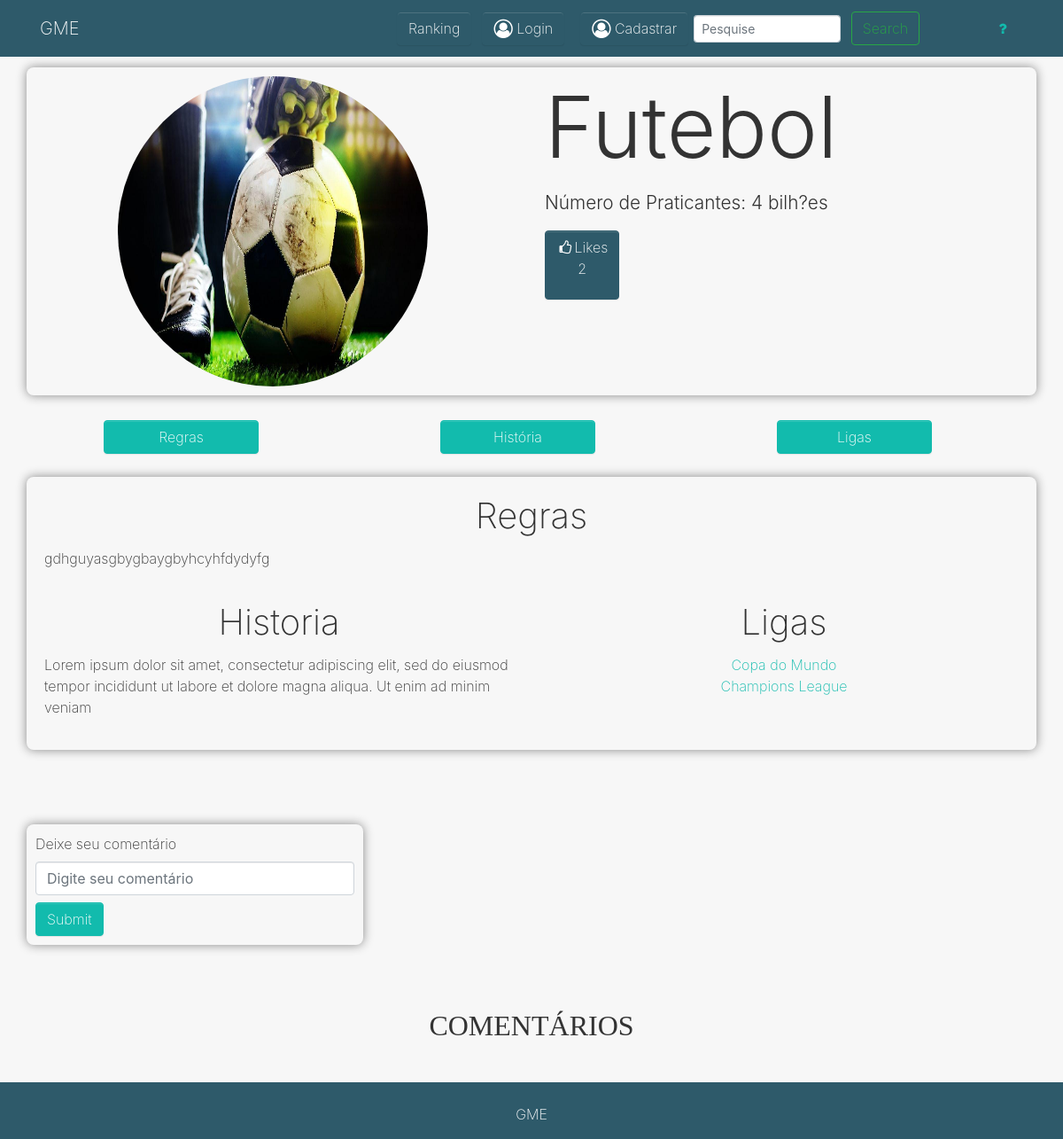
The app's page /app/controller/EsporteController.php?rota=ver&id=1, older data.
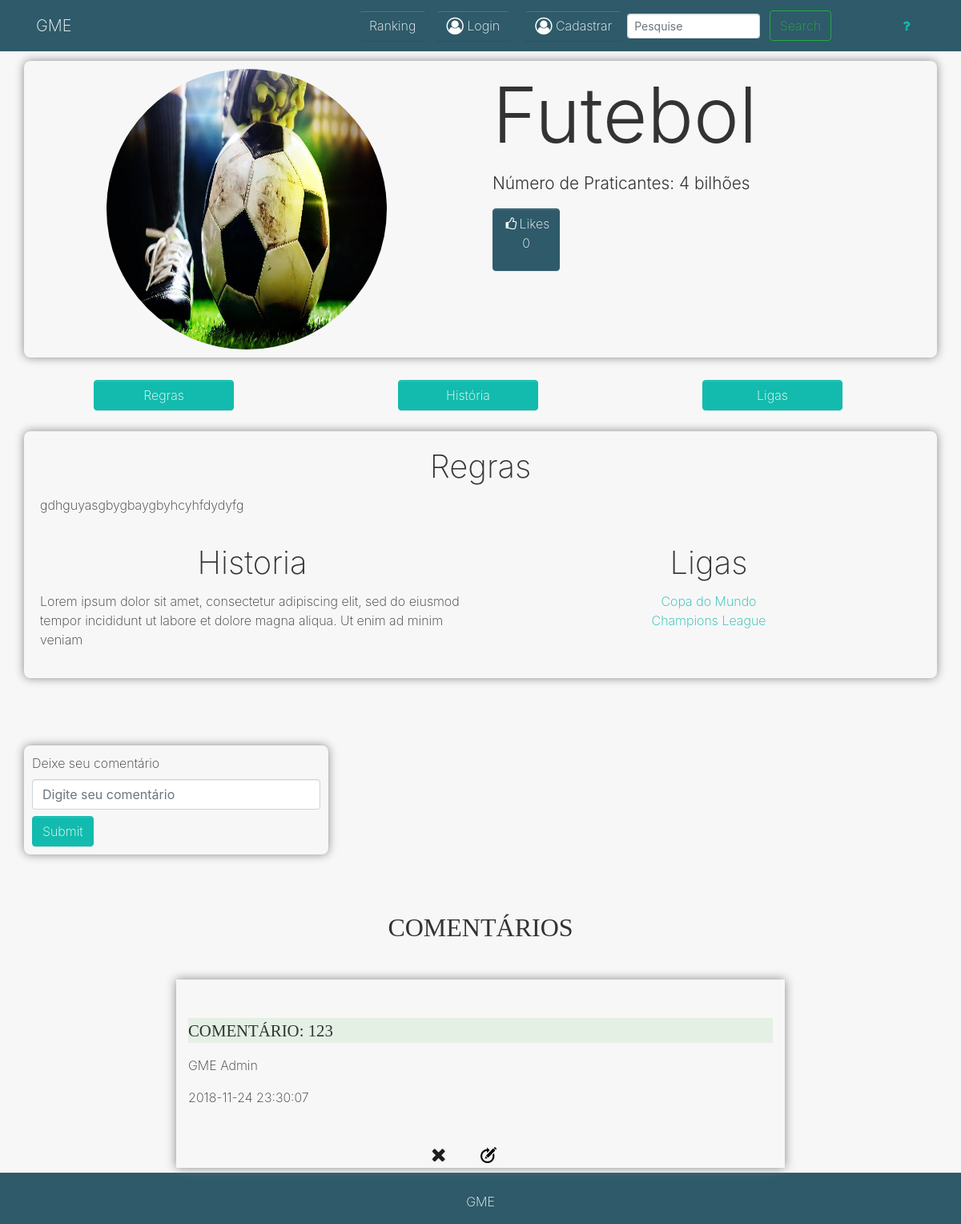
The same page, newer data.
### tables this page shows
CREATE TABLE `esportes` (
  `nome_esporte` varchar(35) DEFAULT NULL,
  `historia` varchar(1000) DEFAULT NULL,
  `id_esporte` int(10) NOT NULL,
  `num_praticantes` varchar(20) NOT NULL,
  `regras` varchar(10000) DEFAULT NULL,
  `icon_esporte` varchar(300) DEFAULT NULL
);

CREATE TABLE `ligas` (
  `id_liga` int(11) NOT NULL,
  `historia` mediumtext NOT NULL,
  `fundacao` varchar(10000) NOT NULL,
  `regulamento` mediumtext,
  `pais` varchar(255) DEFAULT NULL,
  `esporte_id_esporte` int(10) DEFAULT NULL,
  `nome_liga` varchar(255) DEFAULT NULL,
  `icon_liga` varchar(10000) DEFAULT NULL
);

CREATE TABLE `comentar_esportes` (
  `id_comentario` int(11) NOT NULL,
  `id_esporte` int(10) NOT NULL,
  `id_usuario` int(10) NOT NULL,
  `txt_comentario` text NOT NULL,
  `dt_comentario` timestamp NOT NULL DEFAULT CURRENT_TIMESTAMP
);

CREATE TABLE `usuario` (
  `email` varchar(40) NOT NULL,
  `senha` varchar(64) NOT NULL,
  `id_usuario` int(10) NOT NULL,
  `nome_usuario` varchar(64) NOT NULL,
  `tipo_usuario_id_tipo_usuario` int(10) NOT NULL,
  `verificado` int(1) DEFAULT NULL,
  `id_pass` varchar(30) NOT NULL
);

### app/database/Conexao.php (called while the page is built, shortened)
<?php
class Conexao
{
    public static function getConexao(){
        $conexao = new PDO("mysql:host=".self::HOST.";dbname=".self::NOMEBANCO.";charset=utf8", self::USUARIO, self::SENHA);
        return $conexao;
    }
}

### app/crud/CrudEsporte.php (called while the page is built, shortened)
<?php
require_once __DIR__.'/../database/Conexao.php';
require_once __DIR__.'/../model/Esporte.php';
require_once __DIR__.'/../model/Liga.php';
require_once __DIR__.'/../crud/CrudLiga.php';
require_once __DIR__.'/../model/ComentarEsporte.php';
class CrudEsporte
{
    private $conexao;
    public function __construct() {
        $this->conexao = Conexao::getConexao();
    }
    public function buscarEsporte($id){
        $consulta = "SELECT * FROM esportes WHERE id_esporte =".$id;
        $esporte_banco = $this->conexao->query($consulta)->fetch(PDO::FETCH_ASSOC);
        $obj_esporte = new Esporte($esporte_banco['nome_esporte'], $esporte_banco['historia'], $esporte_banco['num_praticantes'], $esporte_banco['regras'], $esporte_banco['id_esporte'], $esporte_banco['icon_esporte']);
        return $obj_esporte;
    }
    public function buscarLigas($id){
        $sql = "SELECT * FROM ligas, esportes WHERE esporte_id_esporte = id_esporte AND id_esporte =".$id;
        $res = $this->conexao->query($sql)->fetchAll(PDO::FETCH_ASSOC);
        $a = array();
        foreach ($res as $r){
            $liga = new Liga($r['nome_liga'], $r['historia'], $r['fundacao'], $r['regulamento'], $r['pais'], $r['id_liga'], $r['esporte_id_esporte'], $r['icon_esporte']);
            $a[] = $liga;
        }
        return $a;
    }
    public function contadorCurtidasPorEsporte(Esporte $e){
        $sql = "SELECT COUNT(`id_esporte`) as qtd_curtidas FROM `curtir_esportes` WHERE id_esporte = '{$e->getIdEsporte()}'";
        $c = $this->conexao->query($sql)->fetch(PDO::FETCH_ASSOC);
        $qtd_c = $c['qtd_curtidas'];
        return $qtd_c;
    }
     public function getComentariosPorEsporteLimitado(Esporte $e)
     {
         $sql = "SELECT * FROM `comentar_esportes` WHERE `id_esporte` = '{$e->getIdEsporte()}' ORDER BY `comentar_esportes`.`dt_comentario` DESC LIMIT 5";
         $comentarios = $this->conexao->query($sql)->fetchAll(PDO::FETCH_ASSOC);
         $comentariosArrayObj = [];
         foreach ($comentarios as $comentario) {
             $id_comentario = $comentario['id_comentario'];
             $id_esporte = $comentario['id_esporte'];
             $id_usuario = $comentario['id_usuario'];
             $txt_comentario = $comentario['txt_comentario'];
             $dt_comentario = $comentario['dt_comentario'];
             $comentario = new ComentarEsporte($id_esporte, $id_usuario, $txt_comentario);
             $comentario->setDtComentario($dt_comentario);
             $comentario->setIdComentario($id_comentario);
             $comentariosArrayObj[] = $comentario;
         }
         return $comentariosArrayObj;
     }
}

### app/model/Esporte.php (called while the page is built, shortened)
<?php
class Esporte
{
    private $id_esporte;
    private $nome_esporte;
    private $historia;
    private $num_praticantes;
    private $regras;
    private $icon_esporte;
    public function getIconEsporte()
    {
        return $this->icon_esporte;
    }
    public function setIconEsporte($icon_esporte)
    {
        $this->icon_esporte = $icon_esporte;
    }
    public function getIdEsporte()
    {
        return $this->id_esporte;
    }
    public function setIdEsporte($id_esporte)
    {
        $this->id_esporte = $id_esporte;
    }
    public function getNomeEsporte()
    {
        return $this->nome_esporte;
    }
    public function setNomeEsporte($nome_esporte){
        $this->nome_esporte = $nome_esporte;
    }
    public function getHistoria()
    {
        return $this->historia;
    }
    public function setHistoria($historia)
    {
        $this->historia = $historia;
    }
    public function getNumPraticantes()
    {
        return $this->num_praticantes;
    }
    public function setNumPraticantes($num_praticantes)
    {
        $this->num_praticantes = $num_praticantes;
    }
    public function getRegras()
    {
        return $this->regras;
    }
    public function setRegras($regras)
    {
        $this->regras = $regras;
    }
}

### app/model/Liga.php (called while the page is built, shortened)
<?php
class Liga
{
    private $id_liga;
    private $nome_liga;
    public function getNomeLiga()
    {
        return $this->nome_liga;
    }
    public function setNomeLiga($nome_liga)
    {
        $this->nome_liga = $nome_liga;
    }
    public function getIdLiga()
    {
        return $this->id_liga;
    }
    public function setIdLiga($id_liga)
    {
        $this->id_liga = $id_liga;
    }
}

### app/model/ComentarEsporte.php (called while the page is built, shortened)
<?php
class ComentarEsporte
{
    private $id_esporte;
    private $id_usuario;
    private $txt_comentario;
    private $dt_comentario;
    private $id_comentario = null;
    public function getIdEsporte()
    {
        return $this->id_esporte;
    }
    public function setIdEsporte($id_esporte)
    {
        $this->id_esporte = $id_esporte;
    }
    public function getIdUsuario()
    {
        return $this->id_usuario;
    }
    public function setIdUsuario($id_usuario)
    {
        $this->id_usuario = $id_usuario;
    }
    public function getTxtComentario()
    {
        return $this->txt_comentario;
    }
    public function setTxtComentario($txt_comentario)
    {
        $this->txt_comentario = $txt_comentario;
    }
    public function getDtComentario()
    {
        return $this->dt_comentario;
    }
    public function setDtComentario($dt_comentario)
    {
        $this->dt_comentario = $dt_comentario;
    }
    public function getIdComentario()
    {
        return $this->id_comentario;
    }
    public function setIdComentario($id_comentario)
    {
        $this->id_comentario = $id_comentario;
    }
}

### app/crud/CrudUsuario.php (called while the page is built, shortened)
<?php
require_once __DIR__.'/../database/Conexao.php';
require_once __DIR__.'/../model/Usuario.php';
class CrudUsuario {
    private $conexao;
    public function __construct() {
        $this->conexao = Conexao::getConexao();
    }
    public function getUsuario($id){
        $sql = "SELECT * FROM usuario WHERE id_usuario = '{$id}'";
        $b = $this->conexao->query($sql);
        $resultado = $b->fetchAll(PDO::FETCH_ASSOC);
        foreach($resultado as $user){
            $id_usuario = $user['id_usuario'];
            $nome_usuario = $user['nome_usuario'];
            $senha = $user['senha'];
            $id_tipo_usuario = $user['tipo_usuario_id_tipo_usuario'];
            $email = $user['email'];
            $usuario = new Usuario($nome_usuario, $senha, $email, $id_tipo_usuario, $id_usuario);
        }
        return $usuario;
    }
}

### app/model/Usuario.php (called while the page is built, shortened)
<?php
require_once __DIR__.'/../database/Conexao.php';
class Usuario
{
    private $nome_usuario;
    public function getNomeUsuario()
    {
        return $this->nome_usuario;
    }
    public function setNomeUsuario($nome_usuario)
    {
        $this->nome_usuario = $nome_usuario;
    }
}

### app/view/esporte.php (the view, shortened to what the changed rows need)
?><!DOCTYPE html>
<html>
<head>
  <link rel="stylesheet" href="https://cdnjs.cloudflare.com/ajax/libs/font-awesome/4.7.0/css/font-awesome.min.css" type="text/css">
  <link rel="stylesheet" href="../../assets/esporte.css" type="text/css">
    <link rel="stylesheet" href="../../assets/mycss.css">
</head>
<div>
  <?php
  if (isset($_SESSION)) {
      $tipo = $_SESSION['tipo'];
  }
      if (isset($_SESSION["tipo"]) AND $tipo != '2') {
          require_once "navLoged.php";
      } elseif (!isset($_SESSION["tipo"])) {
          require_once "navUnloged.php";
      } elseif (isset($_SESSION) AND $_SESSION["tipo"] == '2') {
          require_once "navLogedAdmin.php";
      }
  ?>
  <div class="py-2">
    <div class="container inico contentI">
      <div class="row linha">
        <div class=" col-md-6">
          <img class="d-block mx-auto img-fluid imagemPerfil rounded-circle" style="width: 350px; height: 350px;" src="<?= $esporte->getIconEsporte();?>"> </div>
        <div class="col-md-6">
          <h2 class="display-1 text-capitalize"><?= $esporte->getNomeEsporte()?></h2>
          <p class="lead">Número de Praticantes: <?= $esporte->getNumPraticantes(); ?></p>
            <?php if (isset($_SESSION) and isset($_SESSION['tipo'])){
                echo "<a id=\"like\" class=\"btn btn-secondary btnLike\" href=\"#\">
                <i class=\"fa fa-fw fa-thumbs-o-up\"></i>Likes <p id=\"numCurtidas\">$curtidas</p></a>";
            }elseif (!isset($_SESSION) or !isset($_SESSION['tipo'])){
                echo "<a id='numCurtidasD' class=\"btn btn-secondary btnLike\" href=\"#\">
                <i class=\"fa fa-fw fa-thumbs-o-up\"></i>Likes <p id='numCurtidas'>$curtidas</p></a>";
            }
            ?>
        </div>
      </div>
    </div>
  </div>
</div>
  <div class="py-1">
    <div class="container">
      <div class="row contentB ">
        <div class="col-md-4">
          <a class=" btns btn mx-5 btn-primary w-50 text-capitalize text-white text-center
" href="#regras">Regras</a>
        </div>
        <div class="col-md-4">
          <a class="btns btn btn-primary w-50 text-center mx-5
" href="#historia">História</a>
        </div>
        <div class="col-md-4">
          <a class="btn btns btn-primary mx-5 w-50
" href="#ligas">Ligas</a>
        </div>
      </div>
    </div>
  </div>
    <div class="container py-2">
      <div class="row contentI">
        <div class="col-md-12 conteudo" >
          <a name="regras">
            <h1 class="h1">Regras</h1>
          </a>
            <p><?= $esporte->getRegras(); ?></p>
        </div>
      <div class="col-md-6 conteudo" >
          <a name="historia">
              <h1 class="h1">Historia</h1>
          </a>
          <p><?= $esporte->getHistoria(); ?></p>
      </div>
      <div class="col-md-6 conteudo" >
          <a name="ligas">
              <h1 class="h1">Ligas</h1>
          </a>
          <p class="p"><?php foreach ($ligass as $l):?>
                  <a href="LigaController.php?rota=ver&id=<?= $l->getIdLiga(); ?>"><?= $l->getNomeLiga(); ?></a><br>
              <?php endforeach;?></p>
      </div>
  </div>
    </div>
  <div class="py-5">
      <div class="container ">
          <div class="row">
              <div class="col-md-4 contentI contentC">
                  <label>Deixe seu comentário</label>
                  <input id="txt_comentario" type="text" class="form-control" placeholder="Digite seu comentário">
                  <input type="submit" id="submit_comentario"  class="btn btn-primary">
              </div>
          </div>
      </div>
  </div>
  <div class="">
      <div class="container ">
          <div class="row">
              <div class="col-md-4"></div>
              <div class="col-md-4">
                  <h2 class="chamada_comentario">COMENTÁRIOS</h2>
              </div>
              <div class="col-md-4"></div>
          </div>
      </div>
  </div>
  <?php foreach ($comentariosArrayObj as $comentario): ?>
      <div class="container">
      <div id = "comentarios" class="py-1">
              <div class="row">
                  <div class="col-md-2"></div>
                  <div class="col-md-8 comentario">
                      <p class=" cabecalho lead text-left"> COMENTÁRIO: <?= $comentario->getTxtComentario() ?></p>
                      <p class="  text-left"> <?php $usuarioComentario = $crudU->getUsuario($comentario->getIdUsuario()); echo $usuarioComentario->getNomeUsuario()?></p>
                      <p class="  text-left">  <?= $comentario->getDtComentario() ?></p> <br>
                     <div class="row py-1 col-12"><div class="col-6"><a id="exclui_comentario" class="botaoC" href="ComentarioController.php?rota=excluir_comentario_esporte&id_usuario=<?= $_SESSION['id'] ?>&id_comentario=<?= $comentario->getIdComentario()?>&txt_comentario=<?= $comentario->getTxtComentario()?>&id_esporte=<?= $comentario->getIdEsporte() ?>&dt_comentario=<?= $comentario->getDtComentario() ?>"><img class="closeico" id="close_icon" src="../../assets/images/close_icon.png" width="20px"></a></div>
                      <div class="col-6"><a id="edita_comentario" class="botaoC" href="ComentarioController.php?rota=edita_comentario_esporte&id_usuario=<?= $_SESSION['id']?>&id_comentario=<?= $comentario->getIdComentario()?>&txt_comentario=<?= $comentario->getTxtComentario()?>&id_esporte=<?= $comentario->getIdEsporte()?>&dt_comentario=<?= $comentario->getDtComentario() ?>"><img id="close_icon"  src="../../assets/images/update_icon.png" width="20px"></a></div>
                     </div>
                  </div>
                  <div class="col-md-2"></div>
              </div>
          </div>
      </div>
  <?php endforeach;?>
</body>
</html>

Row changes from the older to the newer data that the page shows:
changed esportes "Futebol": num_praticantes "4 bilh?es" → "4 bilhões"
added comentar_esportes: txt_comentario "123", id_usuario.nome_usuario "GME Admin", dt_comentario "2018-11-24 23:30:07"
Text that changed along with them:
$curtidas: "2" → "0"
